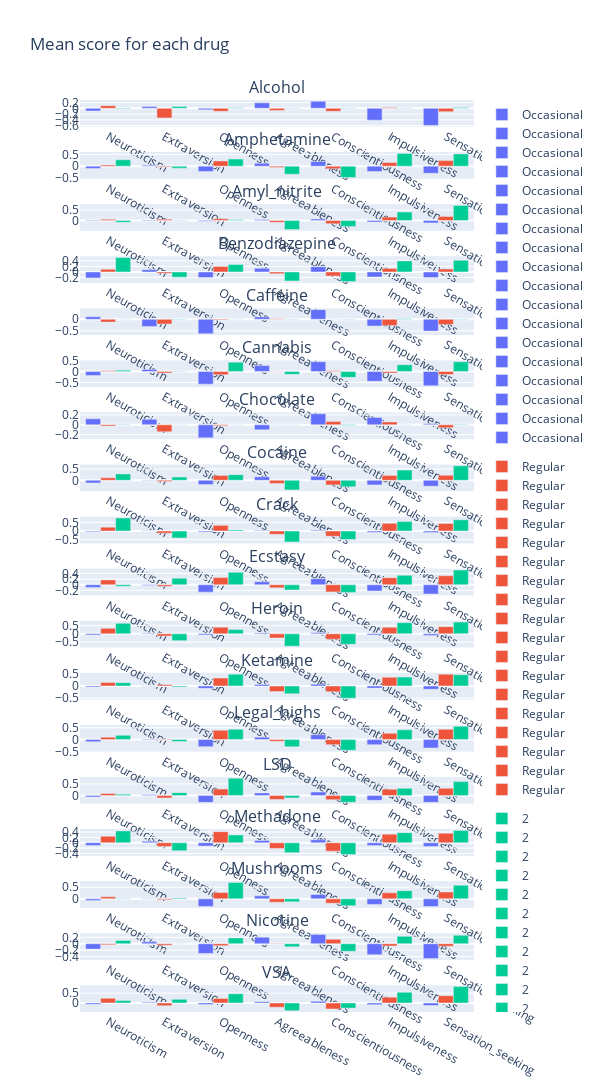

This figure's notebook cell:
### Code cell
from plotly.subplots import make_subplots

fig = make_subplots(rows=len(drugs), cols=1, subplot_titles=drugs)

for i, drug in enumerate(drugs):
    data = getDrugScore(drug)
    subplot = px.bar(data.groupby(drug).mean().T.rename(columns={0:"Occasional", 1:'Regular'}), barmode='group')
    for trace in range(len(subplot["data"])):
        fig.append_trace(subplot["data"][trace], row=i+1, col=1)
    

fig.update_layout(height=200*len(drugs), width=600, title_text="Mean score for each drug")
fig.show()

### Figure 1 — Plotly figure (JSON) as saved in the notebook; plotly's stock layout.template omitted (floating-point values rounded to 4 significant figures)
{"data": [{"alignmentgroup": "True", "hovertemplate": "Alcohol=Occasional<br>index=%{x}<br>value=%{y}<extra></extra>", "legendgroup": "Occasional", "marker": {"color": "#636efa", "pattern": {"shape": ""}}, "name": "Occasional", "offsetgroup": "Occasional", "orientation": "v", "showlegend": true, "textposition": "auto", "type": "bar", "x": ["Neuroticism", "Extraversion", "Openness", "Agreeableness", "Conscientiousness", "Impulsiveness", "Sensation_seeking"], "xaxis": "x", "y": [-0.09325, 0.05878, -0.05126, 0.1888, 0.2419, -0.412, -0.592], "yaxis": "y"}, {"alignmentgroup": "True", "hovertemplate": "Alcohol=Regular<br>index=%{x}<br>value=%{y}<extra></extra>", "legendgroup": "Regular", "marker": {"color": "#EF553B", "pattern": {"shape": ""}}, "name": "Regular", "offsetgroup": "Regular", "orientation": "v", "showlegend": true, "textposition": "auto", "type": "bar", "x": ["Neuroticism", "Extraversion", "Openness", "Agreeableness", "Conscientiousness", "Impulsiveness", "Sensation_seeking"], "xaxis": "x", "y": [0.09087, -0.3329, -0.1043, -0.07157, -0.1057, 0.02593, -0.1172], "yaxis": "y"}, {"alignmentgroup": "True", "hovertemplate": "Alcohol=2<br>index=%{x}<br>value=%{y}<extra></extra>", "legendgroup": "2", "marker": {"color": "#00cc96", "pattern": {"shape": ""}}, "name": "2", "offsetgroup": "2", "orientation": "v", "showlegend": true, "textposition": "auto", "type": "bar", "x": ["Neuroticism", "Extraversion", "Openness", "Agreeableness", "Conscientiousness", "Impulsiveness", "Sensation_seeking"], "xaxis": "x", "y": [-0.01626, 0.0608, 0.01737, 0.009019, 0.01482, 0.01021, 0.02633], "yaxis": "y"}, {"alignmentgroup": "True", "hovertemplate": "Amphetamine=Occasional<br>index=%{x}<br>value=%{y}<extra></extra>", "legendgroup": "Occasional", "marker": {"color": "#636efa", "pattern": {"shape": ""}}, "name": "Occasional", "offsetgroup": "Occasional", "orientation": "v", "showlegend": true, "textposition": "auto", "type": "bar", "x": ["Neuroticism", "Extraversion", "Openness", "Agreeableness", "Conscientiousness", "Impulsiveness", "Sensation_seeking"], "xaxis": "x2", "y": [-0.1009, 0.03905, -0.231, 0.1232, 0.1966, -0.2285, -0.3037], "yaxis": "y2"}, {"alignmentgroup": "True", "hovertemplate": "Amphetamine=Regular<br>index=%{x}<br>value=%{y}<extra></extra>", "legendgroup": "Regular", "marker": {"color": "#EF553B", "pattern": {"shape": ""}}, "name": "Regular", "offsetgroup": "Regular", "orientation": "v", "showlegend": true, "textposition": "auto", "type": "bar", "x": ["Neuroticism", "Extraversion", "Openness", "Agreeableness", "Conscientiousness", "Impulsiveness", "Sensation_seeking"], "xaxis": "x2", "y": [0.04886, -0.03221, 0.2206, -0.05932, -0.1159, 0.1549, 0.2362], "yaxis": "y2"}, {"alignmentgroup": "True", "hovertemplate": "Amphetamine=2<br>index=%{x}<br>value=%{y}<extra></extra>", "legendgroup": "2", "marker": {"color": "#00cc96", "pattern": {"shape": ""}}, "name": "2", "offsetgroup": "2", "orientation": "v", "showlegend": true, "textposition": "auto", "type": "bar", "x": ["Neuroticism", "Extraversion", "Openness", "Agreeableness", "Conscientiousness", "Impulsiveness", "Sensation_seeking"], "xaxis": "x2", "y": [0.2725, -0.08511, 0.3019, -0.3439, -0.4842, 0.5442, 0.5232], "yaxis": "y2"}, {"alignmentgroup": "True", "hovertemplate": "Amyl_nitrite=Occasional<br>index=%{x}<br>value=%{y}<extra></extra>", "legendgroup": "Occasional", "marker": {"color": "#636efa", "pattern": {"shape": ""}}, "name": "Occasional", "offsetgroup": "Occasional", "orientation": "v", "showlegend": true, "textposition": "auto", "type": "bar", "x": ["Neuroticism", "Extraversion", "Openness", "Agreeableness", "Conscientiousness", "Impulsiveness", "Sensation_seeking"], "xaxis": "x3", "y": [-0.02092, -0.02878, -0.03975, 0.04752, 0.07264, -0.07205, -0.114], "yaxis": "y3"}, {"alignmentgroup": "True", "hovertemplate": "Amyl_nitrite=Regular<br>index=%{x}<br>value=%{y}<extra></extra>", "legendgroup": "Regular", "marker": {"color": "#EF553B", "pattern": {"shape": ""}}, "name": "Regular", "offsetgroup": "Regular", "orientation": "v", "showlegend": true, "textposition": "auto", "type": "bar", "x": ["Neuroticism", "Extraversion", "Openness", "Agreeableness", "Conscientiousness", "Impulsiveness", "Sensation_seeking"], "xaxis": "x3", "y": [0.0549, 0.06402, 0.08178, -0.08439, -0.1557, 0.162, 0.1953], "yaxis": "y3"}, {"alignmentgroup": "True", "hovertemplate": "Amyl_nitrite=2<br>index=%{x}<br>value=%{y}<extra></extra>", "legendgroup": "2", "marker": {"color": "#00cc96", "pattern": {"shape": ""}}, "name": "2", "offsetgroup": "2", "orientation": "v", "showlegend": true, "textposition": "auto", "type": "bar", "x": ["Neuroticism", "Extraversion", "Openness", "Agreeableness", "Conscientiousness", "Impulsiveness", "Sensation_seeking"], "xaxis": "x3", "y": [-0.08135, -0.01603, 0.04063, -0.4304, -0.2808, 0.4037, 0.7147], "yaxis": "y3"}, {"alignmentgroup": "True", "hovertemplate": "Benzodiazepine=Occasional<br>index=%{x}<br>value=%{y}<extra></extra>", "legendgroup": "Occasional", "marker": {"color": "#636efa", "pattern": {"shape": ""}}, "name": "Occasional", "offsetgroup": "Occasional", "orientation": "v", "showlegend": true, "textposition": "auto", "type": "bar", "x": ["Neuroticism", "Extraversion", "Openness", "Agreeableness", "Conscientiousness", "Impulsiveness", "Sensation_seeking"], "xaxis": "x4", "y": [-0.2132, 0.08026, -0.1998, 0.132, 0.1886, -0.1819, -0.2005], "yaxis": "y4"}, {"alignmentgroup": "True", "hovertemplate": "Benzodiazepine=Regular<br>index=%{x}<br>value=%{y}<extra></extra>", "legendgroup": "Regular", "marker": {"color": "#EF553B", "pattern": {"shape": ""}}, "name": "Regular", "offsetgroup": "Regular", "orientation": "v", "showlegend": true, "textposition": "auto", "type": "bar", "x": ["Neuroticism", "Extraversion", "Openness", "Agreeableness", "Conscientiousness", "Impulsiveness", "Sensation_seeking"], "xaxis": "x4", "y": [0.09962, -0.04864, 0.1968, -0.06373, -0.1478, 0.1259, 0.1073], "yaxis": "y4"}, {"alignmentgroup": "True", "hovertemplate": "Benzodiazepine=2<br>index=%{x}<br>value=%{y}<extra></extra>", "legendgroup": "2", "marker": {"color": "#00cc96", "pattern": {"shape": ""}}, "name": "2", "offsetgroup": "2", "orientation": "v", "showlegend": true, "textposition": "auto", "type": "bar", "x": ["Neuroticism", "Extraversion", "Openness", "Agreeableness", "Conscientiousness", "Impulsiveness", "Sensation_seeking"], "xaxis": "x4", "y": [0.5174, -0.1867, 0.2664, -0.3227, -0.3471, 0.3981, 0.4165], "yaxis": "y4"}, {"alignmentgroup": "True", "hovertemplate": "Caffeine=Occasional<br>index=%{x}<br>value=%{y}<extra></extra>", "legendgroup": "Occasional", "marker": {"color": "#636efa", "pattern": {"shape": ""}}, "name": "Occasional", "offsetgroup": "Occasional", "orientation": "v", "showlegend": true, "textposition": "auto", "type": "bar", "x": ["Neuroticism", "Extraversion", "Openness", "Agreeableness", "Conscientiousness", "Impulsiveness", "Sensation_seeking"], "xaxis": "x5", "y": [0.1078, -0.3136, -0.6174, 0.104, 0.4145, -0.2922, -0.5063], "yaxis": "y5"}, {"alignmentgroup": "True", "hovertemplate": "Caffeine=Regular<br>index=%{x}<br>value=%{y}<extra></extra>", "legendgroup": "Regular", "marker": {"color": "#EF553B", "pattern": {"shape": ""}}, "name": "Regular", "offsetgroup": "Regular", "orientation": "v", "showlegend": true, "textposition": "auto", "type": "bar", "x": ["Neuroticism", "Extraversion", "Openness", "Agreeableness", "Conscientiousness", "Impulsiveness", "Sensation_seeking"], "xaxis": "x5", "y": [-0.121, -0.2046, -0.0268, 0.02022, 0.006082, -0.2709, -0.228], "yaxis": "y5"}, {"alignmentgroup": "True", "hovertemplate": "Caffeine=2<br>index=%{x}<br>value=%{y}<extra></extra>", "legendgroup": "2", "marker": {"color": "#00cc96", "pattern": {"shape": ""}}, "name": "2", "offsetgroup": "2", "orientation": "v", "showlegend": true, "textposition": "auto", "type": "bar", "x": ["Neuroticism", "Extraversion", "Openness", "Agreeableness", "Conscientiousness", "Impulsiveness", "Sensation_seeking"], "xaxis": "x5", "y": [0.004157, 0.01357, 0.007463, -0.00337, -0.007112, 0.02449, 0.01194], "yaxis": "y5"}, {"alignmentgroup": "True", "hovertemplate": "Cannabis=Occasional<br>index=%{x}<br>value=%{y}<extra></extra>", "legendgroup": "Occasional", "marker": {"color": "#636efa", "pattern": {"shape": ""}}, "name": "Occasional", "offsetgroup": "Occasional", "orientation": "v", "showlegend": true, "textposition": "auto", "type": "bar", "x": ["Neuroticism", "Extraversion", "Openness", "Agreeableness", "Conscientiousness", "Impulsiveness", "Sensation_seeking"], "xaxis": "x6", "y": [-0.1855, 0.09131, -0.5789, 0.2702, 0.4496, -0.4483, -0.653], "yaxis": "y6"}, {"alignmentgroup": "True", "hovertemplate": "Cannabis=Regular<br>index=%{x}<br>value=%{y}<extra></extra>", "legendgroup": "Regular", "marker": {"color": "#EF553B", "pattern": {"shape": ""}}, "name": "Regular", "offsetgroup": "Regular", "orientation": "v", "showlegend": true, "textposition": "auto", "type": "bar", "x": ["Neuroticism", "Extraversion", "Openness", "Agreeableness", "Conscientiousness", "Impulsiveness", "Sensation_seeking"], "xaxis": "x6", "y": [0.03941, -0.0705, -0.1493, -0.0159, 0.0321, -0.06794, -0.1378], "yaxis": "y6"}, {"alignmentgroup": "True", "hovertemplate": "Cannabis=2<br>index=%{x}<br>value=%{y}<extra></extra>", "legendgroup": "2", "marker": {"color": "#00cc96", "pattern": {"shape": ""}}, "name": "2", "offsetgroup": "2", "orientation": "v", "showlegend": true, "textposition": "auto", "type": "bar", "x": ["Neuroticism", "Extraversion", "Openness", "Agreeableness", "Conscientiousness", "Impulsiveness", "Sensation_seeking"], "xaxis": "x6", "y": [0.06229, 0.008684, 0.4289, -0.1306, -0.2668, 0.3092, 0.448], "yaxis": "y6"}, {"alignmentgroup": "True", "hovertemplate": "Chocolate=Occasional<br>index=%{x}<br>value=%{y}<extra></extra>", "legendgroup": "Occasional", "marker": {"color": "#636efa", "pattern": {"shape": ""}}, "name": "Occasional", "offsetgroup": "Occasional", "orientation": "v", "showlegend": true, "textposition": "auto", "type": "bar", "x": ["Neuroticism", "Extraversion", "Openness", "Agreeableness", "Conscientiousness", "Impulsiveness", "Sensation_seeking"], "xaxis": "x7", "y": [0.1208, 0.1108, -0.2618, -0.1013, 0.2218, 0.1468, 0.01937], "yaxis": "y7"}, {"alignmentgroup": "True", "hovertemplate": "Chocolate=Regular<br>index=%{x}<br>value=%{y}<extra></extra>", "legendgroup": "Regular", "marker": {"color": "#EF553B", "pattern": {"shape": ""}}, "name": "Regular", "offsetgroup": "Regular", "orientation": "v", "showlegend": true, "textposition": "auto", "type": "bar", "x": ["Neuroticism", "Extraversion", "Openness", "Agreeableness", "Conscientiousness", "Impulsiveness", "Sensation_seeking"], "xaxis": "x7", "y": [-0.02631, -0.1417, -0.01711, 0.003486, 0.06491, 0.05803, -0.05981], "yaxis": "y7"}, {"alignmentgroup": "True", "hovertemplate": "Chocolate=2<br>index=%{x}<br>value=%{y}<extra></extra>", "legendgroup": "2", "marker": {"color": "#00cc96", "pattern": {"shape": ""}}, "name": "2", "offsetgroup": "2", "orientation": "v", "showlegend": true, "textposition": "auto", "type": "bar", "x": ["Neuroticism", "Extraversion", "Openness", "Agreeableness", "Conscientiousness", "Impulsiveness", "Sensation_seeking"], "xaxis": "x7", "y": [-0.001793, 0.001126, 0.001932, 0.0009999, -0.006773, 0.0008234, -0.005975], "yaxis": "y7"}, {"alignmentgroup": "True", "hovertemplate": "Cocaine=Occasional<br>index=%{x}<br>value=%{y}<extra></extra>", "legendgroup": "Occasional", "marker": {"color": "#636efa", "pattern": {"shape": ""}}, "name": "Occasional", "offsetgroup": "Occasional", "orientation": "v", "showlegend": true, "textposition": "auto", "type": "bar", "x": ["Neuroticism", "Extraversion", "Openness", "Agreeableness", "Conscientiousness", "Impulsiveness", "Sensation_seeking"], "xaxis": "x8", "y": [-0.1155, 0.01182, -0.1871, 0.155, 0.1779, -0.2033, -0.2598], "yaxis": "y8"}, {"alignmentgroup": "True", "hovertemplate": "Cocaine=Regular<br>index=%{x}<br>value=%{y}<extra></extra>", "legendgroup": "Regular", "marker": {"color": "#EF553B", "pattern": {"shape": ""}}, "name": "Regular", "offsetgroup": "Regular", "orientation": "v", "showlegend": true, "textposition": "auto", "type": "bar", "x": ["Neuroticism", "Extraversion", "Openness", "Agreeableness", "Conscientiousness", "Impulsiveness", "Sensation_seeking"], "xaxis": "x8", "y": [0.1087, -0.05632, 0.2171, -0.1392, -0.2043, 0.2181, 0.2266], "yaxis": "y8"}, {"alignmentgroup": "True", "hovertemplate": "Cocaine=2<br>index=%{x}<br>value=%{y}<extra></extra>", "legendgroup": "2", "marker": {"color": "#00cc96", "pattern": {"shape": ""}}, "name": "2", "offsetgroup": "2", "orientation": "v", "showlegend": true, "textposition": "auto", "type": "bar", "x": ["Neuroticism", "Extraversion", "Openness", "Agreeableness", "Conscientiousness", "Impulsiveness", "Sensation_seeking"], "xaxis": "x8", "y": [0.2819, 0.1441, 0.2498, -0.4241, -0.2888, 0.4548, 0.6386], "yaxis": "y8"}, {"alignmentgroup": "True", "hovertemplate": "Crack=Occasional<br>index=%{x}<br>value=%{y}<extra></extra>", "legendgroup": "Occasional", "marker": {"color": "#636efa", "pattern": {"shape": ""}}, "name": "Occasional", "offsetgroup": "Occasional", "orientation": "v", "showlegend": true, "textposition": "auto", "type": "bar", "x": ["Neuroticism", "Extraversion", "Openness", "Agreeableness", "Conscientiousness", "Impulsiveness", "Sensation_seeking"], "xaxis": "x9", "y": [-0.04239, 0.02055, -0.05178, 0.03483, 0.0496, -0.06513, -0.07989], "yaxis": "y9"}, {"alignmentgroup": "True", "hovertemplate": "Crack=Regular<br>index=%{x}<br>value=%{y}<extra></extra>", "legendgroup": "Regular", "marker": {"color": "#EF553B", "pattern": {"shape": ""}}, "name": "Regular", "offsetgroup": "Regular", "orientation": "v", "showlegend": true, "textposition": "auto", "type": "bar", "x": ["Neuroticism", "Extraversion", "Openness", "Agreeableness", "Conscientiousness", "Impulsiveness", "Sensation_seeking"], "xaxis": "x9", "y": [0.2241, -0.1231, 0.3262, -0.192, -0.3044, 0.4452, 0.4373], "yaxis": "y9"}, {"alignmentgroup": "True", "hovertemplate": "Crack=2<br>index=%{x}<br>value=%{y}<extra></extra>", "legendgroup": "2", "marker": {"color": "#00cc96", "pattern": {"shape": ""}}, "name": "2", "offsetgroup": "2", "orientation": "v", "showlegend": true, "textposition": "auto", "type": "bar", "x": ["Neuroticism", "Extraversion", "Openness", "Agreeableness", "Conscientiousness", "Impulsiveness", "Sensation_seeking"], "xaxis": "x9", "y": [0.753, -0.4026, 0.06408, -0.6299, -0.483, 0.5473, 0.6457], "yaxis": "y9"}, {"alignmentgroup": "True", "hovertemplate": "Ecstasy=Occasional<br>index=%{x}<br>value=%{y}<extra></extra>", "legendgroup": "Occasional", "marker": {"color": "#636efa", "pattern": {"shape": ""}}, "name": "Occasional", "offsetgroup": "Occasional", "orientation": "v", "showlegend": true, "textposition": "auto", "type": "bar", "x": ["Neuroticism", "Extraversion", "Openness", "Agreeableness", "Conscientiousness", "Impulsiveness", "Sensation_seeking"], "xaxis": "x10", "y": [-0.09311, -0.0252, -0.2631, 0.109, 0.217, -0.2218, -0.3307], "yaxis": "y10"}, {"alignmentgroup": "True", "hovertemplate": "Ecstasy=Regular<br>index=%{x}<br>value=%{y}<extra></extra>", "legendgroup": "Regular", "marker": {"color": "#EF553B", "pattern": {"shape": ""}}, "name": "Regular", "offsetgroup": "Regular", "orientation": "v", "showlegend": true, "textposition": "auto", "type": "bar", "x": ["Neuroticism", "Extraversion", "Openness", "Agreeableness", "Conscientiousness", "Impulsiveness", "Sensation_seeking"], "xaxis": "x10", "y": [0.1734, -0.05367, 0.254, -0.1099, -0.254, 0.2521, 0.3208], "yaxis": "y10"}, {"alignmentgroup": "True", "hovertemplate": "Ecstasy=2<br>index=%{x}<br>value=%{y}<extra></extra>", "legendgroup": "2", "marker": {"color": "#00cc96", "pattern": {"shape": ""}}, "name": "2", "offsetgroup": "2", "orientation": "v", "showlegend": true, "textposition": "auto", "type": "bar", "x": ["Neuroticism", "Extraversion", "Openness", "Agreeableness", "Conscientiousness", "Impulsiveness", "Sensation_seeking"], "xaxis": "x10", "y": [-0.05635, 0.2322, 0.4417, -0.1864, -0.2725, 0.3367, 0.5247], "yaxis": "y10"}, {"alignmentgroup": "True", "hovertemplate": "Heroin=Occasional<br>index=%{x}<br>value=%{y}<extra></extra>", "legendgroup": "Occasional", "marker": {"color": "#636efa", "pattern": {"shape": ""}}, "name": "Occasional", "offsetgroup": "Occasional", "orientation": "v", "showlegend": true, "textposition": "auto", "type": "bar", "x": ["Neuroticism", "Extraversion", "Openness", "Agreeableness", "Conscientiousness", "Impulsiveness", "Sensation_seeking"], "xaxis": "x11", "y": [-0.06907, 0.03009, -0.06952, 0.05896, 0.06733, -0.0728, -0.09341], "yaxis": "y11"}, {"alignmentgroup": "True", "hovertemplate": "Heroin=Regular<br>index=%{x}<br>value=%{y}<extra></extra>", "legendgroup": "Regular", "marker": {"color": "#EF553B", "pattern": {"shape": ""}}, "name": "Regular", "offsetgroup": "Regular", "orientation": "v", "showlegend": true, "textposition": "auto", "type": "bar", "x": ["Neuroticism", "Extraversion", "Openness", "Agreeableness", "Conscientiousness", "Impulsiveness", "Sensation_seeking"], "xaxis": "x11", "y": [0.3363, -0.1332, 0.4075, -0.2493, -0.3337, 0.4032, 0.4353], "yaxis": "y11"}, {"alignmentgroup": "True", "hovertemplate": "Heroin=2<br>index=%{x}<br>value=%{y}<extra></extra>", "legendgroup": "2", "marker": {"color": "#00cc96", "pattern": {"shape": ""}}, "name": "2", "offsetgroup": "2", "orientation": "v", "showlegend": true, "textposition": "auto", "type": "bar", "x": ["Neuroticism", "Extraversion", "Openness", "Agreeableness", "Conscientiousness", "Impulsiveness", "Sensation_seeking"], "xaxis": "x11", "y": [0.6443, -0.4143, 0.2623, -0.7496, -0.636, 0.6809, 0.7178], "yaxis": "y11"}, {"alignmentgroup": "True", "hovertemplate": "Ketamine=Occasional<br>index=%{x}<br>value=%{y}<extra></extra>", "legendgroup": "Occasional", "marker": {"color": "#636efa", "pattern": {"shape": ""}}, "name": "Occasional", "offsetgroup": "Occasional", "orientation": "v", "showlegend": true, "textposition": "auto", "type": "bar", "x": ["Neuroticism", "Extraversion", "Openness", "Agreeableness", "Conscientiousness", "Impulsiveness", "Sensation_seeking"], "xaxis": "x12", "y": [-0.03798, -0.011, -0.09767, 0.06393, 0.07556, -0.08736, -0.1347], "yaxis": "y12"}, {"alignmentgroup": "True", "hovertemplate": "Ketamine=Regular<br>index=%{x}<br>value=%{y}<extra></extra>", "legendgroup": "Regular", "marker": {"color": "#EF553B", "pattern": {"shape": ""}}, "name": "Regular", "offsetgroup": "Regular", "orientation": "v", "showlegend": true, "textposition": "auto", "type": "bar", "x": ["Neuroticism", "Extraversion", "Openness", "Agreeableness", "Conscientiousness", "Impulsiveness", "Sensation_seeking"], "xaxis": "x12", "y": [0.1441, 0.04988, 0.3272, -0.2305, -0.2392, 0.3586, 0.4844], "yaxis": "y12"}, {"alignmentgroup": "True", "hovertemplate": "Ketamine=2<br>index=%{x}<br>value=%{y}<extra></extra>", "legendgroup": "2", "marker": {"color": "#00cc96", "pattern": {"shape": ""}}, "name": "2", "offsetgroup": "2", "orientation": "v", "showlegend": true, "textposition": "auto", "type": "bar", "x": ["Neuroticism", "Extraversion", "Openness", "Agreeableness", "Conscientiousness", "Impulsiveness", "Sensation_seeking"], "xaxis": "x12", "y": [0.1366, -0.03714, 0.4833, -0.3175, -0.5004, 0.3642, 0.4604], "yaxis": "y12"}, {"alignmentgroup": "True", "hovertemplate": "Legal_highs=Occasional<br>index=%{x}<br>value=%{y}<extra></extra>", "legendgroup": "Occasional", "marker": {"color": "#636efa", "pattern": {"shape": ""}}, "name": "Occasional", "offsetgroup": "Occasional", "orientation": "v", "showlegend": true, "textposition": "auto", "type": "bar", "x": ["Neuroticism", "Extraversion", "Openness", "Agreeableness", "Conscientiousness", "Impulsiveness", "Sensation_seeking"], "xaxis": "x13", "y": [-0.09205, 0.02424, -0.2991, 0.1015, 0.2073, -0.2158, -0.3557], "yaxis": "y13"}, {"alignmentgroup": "True", "hovertemplate": "Legal_highs=Regular<br>index=%{x}<br>value=%{y}<extra></extra>", "legendgroup": "Regular", "marker": {"color": "#EF553B", "pattern": {"shape": ""}}, "name": "Regular", "offsetgroup": "Regular", "orientation": "v", "showlegend": true, "textposition": "auto", "type": "bar", "x": ["Neuroticism", "Extraversion", "Openness", "Agreeableness", "Conscientiousness", "Impulsiveness", "Sensation_seeking"], "xaxis": "x13", "y": [0.1023, -0.02109, 0.3964, -0.07144, -0.2167, 0.2684, 0.4377], "yaxis": "y13"}, {"alignmentgroup": "True", "hovertemplate": "Legal_highs=2<br>index=%{x}<br>value=%{y}<extra></extra>", "legendgroup": "2", "marker": {"color": "#00cc96", "pattern": {"shape": ""}}, "name": "2", "offsetgroup": "2", "orientation": "v", "showlegend": true, "textposition": "auto", "type": "bar", "x": ["Neuroticism", "Extraversion", "Openness", "Agreeableness", "Conscientiousness", "Impulsiveness", "Sensation_seeking"], "xaxis": "x13", "y": [0.1823, -0.07766, 0.4358, -0.3047, -0.4541, 0.4136, 0.5668], "yaxis": "y13"}, {"alignmentgroup": "True", "hovertemplate": "LSD=Occasional<br>index=%{x}<br>value=%{y}<extra></extra>", "legendgroup": "Occasional", "marker": {"color": "#636efa", "pattern": {"shape": ""}}, "name": "Occasional", "offsetgroup": "Occasional", "orientation": "v", "showlegend": true, "textposition": "auto", "type": "bar", "x": ["Neuroticism", "Extraversion", "Openness", "Agreeableness", "Conscientiousness", "Impulsiveness", "Sensation_seeking"], "xaxis": "x14", "y": [-0.06155, 0.03981, -0.2891, 0.1148, 0.1511, -0.2035, -0.2926], "yaxis": "y14"}, {"alignmentgroup": "True", "hovertemplate": "LSD=Regular<br>index=%{x}<br>value=%{y}<extra></extra>", "legendgroup": "Regular", "marker": {"color": "#EF553B", "pattern": {"shape": ""}}, "name": "Regular", "offsetgroup": "Regular", "orientation": "v", "showlegend": true, "textposition": "auto", "type": "bar", "x": ["Neuroticism", "Extraversion", "Openness", "Agreeableness", "Conscientiousness", "Impulsiveness", "Sensation_seeking"], "xaxis": "x14", "y": [0.08611, -0.1034, 0.2823, -0.1663, -0.1784, 0.2743, 0.312], "yaxis": "y14"}, {"alignmentgroup": "True", "hovertemplate": "LSD=2<br>index=%{x}<br>value=%{y}<extra></extra>", "legendgroup": "2", "marker": {"color": "#00cc96", "pattern": {"shape": ""}}, "name": "2", "offsetgroup": "2", "orientation": "v", "showlegend": true, "textposition": "auto", "type": "bar", "x": ["Neuroticism", "Extraversion", "Openness", "Agreeableness", "Conscientiousness", "Impulsiveness", "Sensation_seeking"], "xaxis": "x14", "y": [0.05653, 0.1255, 0.742, -0.1025, -0.2893, 0.3104, 0.5991], "yaxis": "y14"}, {"alignmentgroup": "True", "hovertemplate": "Methadone=Occasional<br>index=%{x}<br>value=%{y}<extra></extra>", "legendgroup": "Occasional", "marker": {"color": "#636efa", "pattern": {"shape": ""}}, "name": "Occasional", "offsetgroup": "Occasional", "orientation": "v", "showlegend": true, "textposition": "auto", "type": "bar", "x": ["Neuroticism", "Extraversion", "Openness", "Agreeableness", "Conscientiousness", "Impulsiveness", "Sensation_seeking"], "xaxis": "x15", "y": [-0.1025, 0.05947, -0.1218, 0.08563, 0.1135, -0.1023, -0.1364], "yaxis": "y15"}, {"alignmentgroup": "True", "hovertemplate": "Methadone=Regular<br>index=%{x}<br>value=%{y}<extra></extra>", "legendgroup": "Regular", "marker": {"color": "#EF553B", "pattern": {"shape": ""}}, "name": "Regular", "offsetgroup": "Regular", "orientation": "v", "showlegend": true, "textposition": "auto", "type": "bar", "x": ["Neuroticism", "Extraversion", "Openness", "Agreeableness", "Conscientiousness", "Impulsiveness", "Sensation_seeking"], "xaxis": "x15", "y": [0.2449, -0.1339, 0.4152, -0.2112, -0.3124, 0.3228, 0.3586], "yaxis": "y15"}, {"alignmentgroup": "True", "hovertemplate": "Methadone=2<br>index=%{x}<br>value=%{y}<extra></extra>", "legendgroup": "2", "marker": {"color": "#00cc96", "pattern": {"shape": ""}}, "name": "2", "offsetgroup": "2", "orientation": "v", "showlegend": true, "textposition": "auto", "type": "bar", "x": ["Neuroticism", "Extraversion", "Openness", "Agreeableness", "Conscientiousness", "Impulsiveness", "Sensation_seeking"], "xaxis": "x15", "y": [0.4435, -0.2958, 0.2942, -0.372, -0.4347, 0.3775, 0.4634], "yaxis": "y15"}, {"alignmentgroup": "True", "hovertemplate": "Mushrooms=Occasional<br>index=%{x}<br>value=%{y}<extra></extra>", "legendgroup": "Occasional", "marker": {"color": "#636efa", "pattern": {"shape": ""}}, "name": "Occasional", "offsetgroup": "Occasional", "orientation": "v", "showlegend": true, "textposition": "auto", "type": "bar", "x": ["Neuroticism", "Extraversion", "Openness", "Agreeableness", "Conscientiousness", "Impulsiveness", "Sensation_seeking"], "xaxis": "x16", "y": [-0.06791, 0.01595, -0.326, 0.1283, 0.1888, -0.2403, -0.3302], "yaxis": "y16"}, {"alignmentgroup": "True", "hovertemplate": "Mushrooms=Regular<br>index=%{x}<br>value=%{y}<extra></extra>", "legendgroup": "Regular", "marker": {"color": "#EF553B", "pattern": {"shape": ""}}, "name": "Regular", "offsetgroup": "Regular", "orientation": "v", "showlegend": true, "textposition": "auto", "type": "bar", "x": ["Neuroticism", "Extraversion", "Openness", "Agreeableness", "Conscientiousness", "Impulsiveness", "Sensation_seeking"], "xaxis": "x16", "y": [0.08956, -0.03413, 0.2758, -0.1449, -0.1897, 0.2585, 0.2961], "yaxis": "y16"}, {"alignmentgroup": "True", "hovertemplate": "Mushrooms=2<br>index=%{x}<br>value=%{y}<extra></extra>", "legendgroup": "2", "marker": {"color": "#00cc96", "pattern": {"shape": ""}}, "name": "2", "offsetgroup": "2", "orientation": "v", "showlegend": true, "textposition": "auto", "type": "bar", "x": ["Neuroticism", "Extraversion", "Openness", "Agreeableness", "Conscientiousness", "Impulsiveness", "Sensation_seeking"], "xaxis": "x16", "y": [-0.003385, 0.0378, 0.7064, -0.129, -0.2948, 0.3519, 0.5865], "yaxis": "y16"}, {"alignmentgroup": "True", "hovertemplate": "Nicotine=Occasional<br>index=%{x}<br>value=%{y}<extra></extra>", "legendgroup": "Occasional", "marker": {"color": "#636efa", "pattern": {"shape": ""}}, "name": "Occasional", "offsetgroup": "Occasional", "orientation": "v", "showlegend": true, "textposition": "auto", "type": "bar", "x": ["Neuroticism", "Extraversion", "Openness", "Agreeableness", "Conscientiousness", "Impulsiveness", "Sensation_seeking"], "xaxis": "x17", "y": [-0.1676, 0.05931, -0.3036, 0.2058, 0.2878, -0.3433, -0.4643], "yaxis": "y17"}, {"alignmentgroup": "True", "hovertemplate": "Nicotine=Regular<br>index=%{x}<br>value=%{y}<extra></extra>", "legendgroup": "Regular", "marker": {"color": "#EF553B", "pattern": {"shape": ""}}, "name": "Regular", "offsetgroup": "Regular", "orientation": "v", "showlegend": true, "textposition": "auto", "type": "bar", "x": ["Neuroticism", "Extraversion", "Openness", "Agreeableness", "Conscientiousness", "Impulsiveness", "Sensation_seeking"], "xaxis": "x17", "y": [-0.03534, -0.04567, -0.06044, -0.007602, 0.1386, -0.07433, -0.07969], "yaxis": "y17"}, {"alignmentgroup": "True", "hovertemplate": "Nicotine=2<br>index=%{x}<br>value=%{y}<extra></extra>", "legendgroup": "2", "marker": {"color": "#00cc96", "pattern": {"shape": ""}}, "name": "2", "offsetgroup": "2", "orientation": "v", "showlegend": true, "textposition": "auto", "type": "bar", "x": ["Neuroticism", "Extraversion", "Openness", "Agreeableness", "Conscientiousness", "Impulsiveness", "Sensation_seeking"], "xaxis": "x17", "y": [0.105, -0.002946, 0.1829, -0.09771, -0.2351, 0.2301, 0.2659], "yaxis": "y17"}, {"alignmentgroup": "True", "hovertemplate": "VSA=Occasional<br>index=%{x}<br>value=%{y}<extra></extra>", "legendgroup": "Occasional", "marker": {"color": "#636efa", "pattern": {"shape": ""}}, "name": "Occasional", "offsetgroup": "Occasional", "orientation": "v", "showlegend": true, "textposition": "auto", "type": "bar", "x": ["Neuroticism", "Extraversion", "Openness", "Agreeableness", "Conscientiousness", "Impulsiveness", "Sensation_seeking"], "xaxis": "x18", "y": [-0.06919, 0.03115, -0.07721, 0.06665, 0.08916, -0.08644, -0.1292], "yaxis": "y18"}, {"alignmentgroup": "True", "hovertemplate": "VSA=Regular<br>index=%{x}<br>value=%{y}<extra></extra>", "legendgroup": "Regular", "marker": {"color": "#EF553B", "pattern": {"shape": ""}}, "name": "Regular", "offsetgroup": "Regular", "orientation": "v", "showlegend": true, "textposition": "auto", "type": "bar", "x": ["Neuroticism", "Extraversion", "Openness", "Agreeableness", "Conscientiousness", "Impulsiveness", "Sensation_seeking"], "xaxis": "x18", "y": [0.2436, -0.1414, 0.2301, -0.2165, -0.3102, 0.299, 0.3713], "yaxis": "y18"}, {"alignmentgroup": "True", "hovertemplate": "VSA=2<br>index=%{x}<br>value=%{y}<extra></extra>", "legendgroup": "2", "marker": {"color": "#00cc96", "pattern": {"shape": ""}}, "name": "2", "offsetgroup": "2", "orientation": "v", "showlegend": true, "textposition": "auto", "type": "bar", "x": ["Neuroticism", "Extraversion", "Openness", "Agreeableness", "Conscientiousness", "Impulsiveness", "Sensation_seeking"], "xaxis": "x18", "y": [0.1225, 0.1879, 0.4733, -0.3932, -0.2618, 0.5449, 0.8382], "yaxis": "y18"}], "layout": {"annotations": [{"font": {"size": 16}, "showarrow": false, "text": "Alcohol", "x": 0.5, "xanchor": "center", "xref": "paper", "y": 1.0, "yanchor": "bottom", "yref": "paper"}, {"font": {"size": 16}, "showarrow": false, "text": "Amphetamine", "x": 0.5, "xanchor": "center", "xref": "paper", "y": 0.9429, "yanchor": "bottom", "yref": "paper"}, {"font": {"size": 16}, "showarrow": false, "text": "Amyl_nitrite", "x": 0.5, "xanchor": "center", "xref": "paper", "y": 0.8858, "yanchor": "bottom", "yref": "paper"}, {"font": {"size": 16}, "showarrow": false, "text": "Benzodiazepine", "x": 0.5, "xanchor": "center", "xref": "paper", "y": 0.8287, "yanchor": "bottom", "yref": "paper"}, {"font": {"size": 16}, "showarrow": false, "text": "Caffeine", "x": 0.5, "xanchor": "center", "xref": "paper", "y": 0.7716, "yanchor": "bottom", "yref": "paper"}, {"font": {"size": 16}, "showarrow": false, "text": "Cannabis", "x": 0.5, "xanchor": "center", "xref": "paper", "y": 0.7145, "yanchor": "bottom", "yref": "paper"}, {"font": {"size": 16}, "showarrow": false, "text": "Chocolate", "x": 0.5, "xanchor": "center", "xref": "paper", "y": 0.6574, "yanchor": "bottom", "yref": "paper"}, {"font": {"size": 16}, "showarrow": false, "text": "Cocaine", "x": 0.5, "xanchor": "center", "xref": "paper", "y": 0.6003, "yanchor": "bottom", "yref": "paper"}, {"font": {"size": 16}, "showarrow": false, "text": "Crack", "x": 0.5, "xanchor": "center", "xref": "paper", "y": 0.5432, "yanchor": "bottom", "yref": "paper"}, {"font": {"size": 16}, "showarrow": false, "text": "Ecstasy", "x": 0.5, "xanchor": "center", "xref": "paper", "y": 0.4861, "yanchor": "bottom", "yref": "paper"}, {"font": {"size": 16}, "showarrow": false, "text": "Heroin", "x": 0.5, "xanchor": "center", "xref": "paper", "y": 0.429, "yanchor": "bottom", "yref": "paper"}, {"font": {"size": 16}, "showarrow": false, "text": "Ketamine", "x": 0.5, "xanchor": "center", "xref": "paper", "y": 0.3719, "yanchor": "bottom", "yref": "paper"}, {"font": {"size": 16}, "showarrow": false, "text": "Legal_highs", "x": 0.5, "xanchor": "center", "xref": "paper", "y": 0.3148, "yanchor": "bottom", "yref": "paper"}, {"font": {"size": 16}, "showarrow": false, "text": "LSD", "x": 0.5, "xanchor": "center", "xref": "paper", "y": 0.2577, "yanchor": "bottom", "yref": "paper"}, {"font": {"size": 16}, "showarrow": false, "text": "Methadone", "x": 0.5, "xanchor": "center", "xref": "paper", "y": 0.2006, "yanchor": "bottom", "yref": "paper"}, {"font": {"size": 16}, "showarrow": false, "text": "Mushrooms", "x": 0.5, "xanchor": "center", "xref": "paper", "y": 0.1435, "yanchor": "bottom", "yref": "paper"}, {"font": {"size": 16}, "showarrow": false, "text": "Nicotine", "x": 0.5, "xanchor": "center", "xref": "paper", "y": 0.08642, "yanchor": "bottom", "yref": "paper"}, {"font": {"size": 16}, "showarrow": false, "text": "VSA", "x": 0.5, "xanchor": "center", "xref": "paper", "y": 0.02932, "yanchor": "bottom", "yref": "paper"}], "height": 3600, "title": {"text": "Mean score for each drug"}, "width": 600, "xaxis": {"anchor": "y", "domain": [0, 1]}, "xaxis10": {"anchor": "y10", "domain": [0, 1]}, "xaxis11": {"anchor": "y11", "domain": [0, 1]}, "xaxis12": {"anchor": "y12", "domain": [0, 1]}, "xaxis13": {"anchor": "y13", "domain": [0, 1]}, "xaxis14": {"anchor": "y14", "domain": [0, 1]}, "xaxis15": {"anchor": "y15", "domain": [0, 1]}, "xaxis16": {"anchor": "y16", "domain": [0, 1]}, "xaxis17": {"anchor": "y17", "domain": [0, 1]}, "xaxis18": {"anchor": "y18", "domain": [0, 1]}, "xaxis2": {"anchor": "y2", "domain": [0, 1]}, "xaxis3": {"anchor": "y3", "domain": [0, 1]}, "xaxis4": {"anchor": "y4", "domain": [0, 1]}, "xaxis5": {"anchor": "y5", "domain": [0, 1]}, "xaxis6": {"anchor": "y6", "domain": [0, 1]}, "xaxis7": {"anchor": "y7", "domain": [0, 1]}, "xaxis8": {"anchor": "y8", "domain": [0, 1]}, "xaxis9": {"anchor": "y9", "domain": [0, 1]}, "yaxis": {"anchor": "x", "domain": [0.9707, 1]}, "yaxis10": {"anchor": "x10", "domain": [0.4568, 0.4861]}, "yaxis11": {"anchor": "x11", "domain": [0.3997, 0.429]}, "yaxis12": {"anchor": "x12", "domain": [0.3426, 0.3719]}, "yaxis13": {"anchor": "x13", "domain": [0.2855, 0.3148]}, "yaxis14": {"anchor": "x14", "domain": [0.2284, 0.2577]}, "yaxis15": {"anchor": "x15", "domain": [0.1713, 0.2006]}, "yaxis16": {"anchor": "x16", "domain": [0.1142, 0.1435]}, "yaxis17": {"anchor": "x17", "domain": [0.0571, 0.08642]}, "yaxis18": {"anchor": "x18", "domain": [0, 0.02932]}, "yaxis2": {"anchor": "x2", "domain": [0.9136, 0.9429]}, "yaxis3": {"anchor": "x3", "domain": [0.8565, 0.8858]}, "yaxis4": {"anchor": "x4", "domain": [0.7994, 0.8287]}, "yaxis5": {"anchor": "x5", "domain": [0.7423, 0.7716]}, "yaxis6": {"anchor": "x6", "domain": [0.6852, 0.7145]}, "yaxis7": {"anchor": "x7", "domain": [0.6281, 0.6574]}, "yaxis8": {"anchor": "x8", "domain": [0.571, 0.6003]}, "yaxis9": {"anchor": "x9", "domain": [0.5139, 0.5432]}}}
